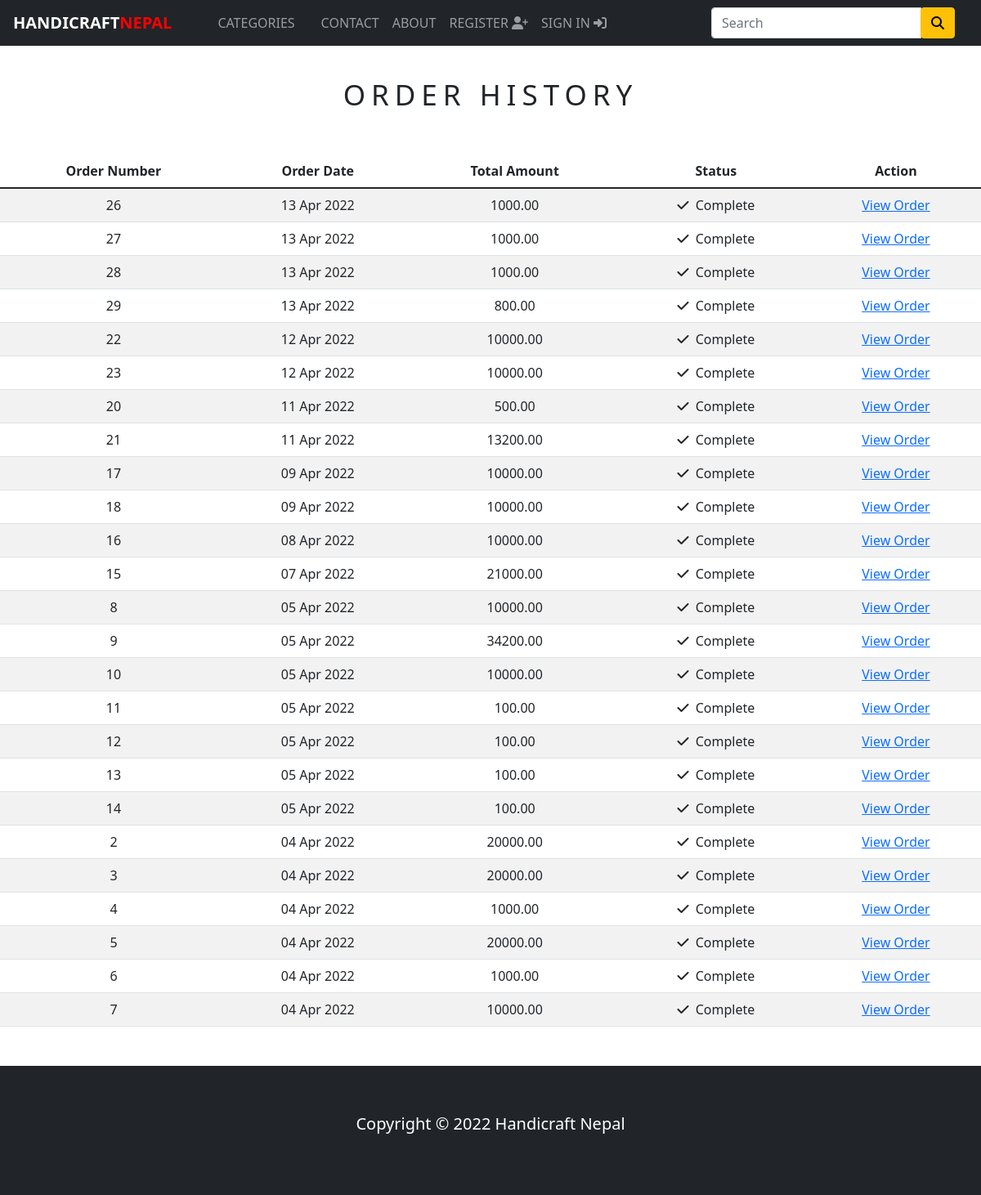
Before: /order_history/ (signed in) with the older database file.
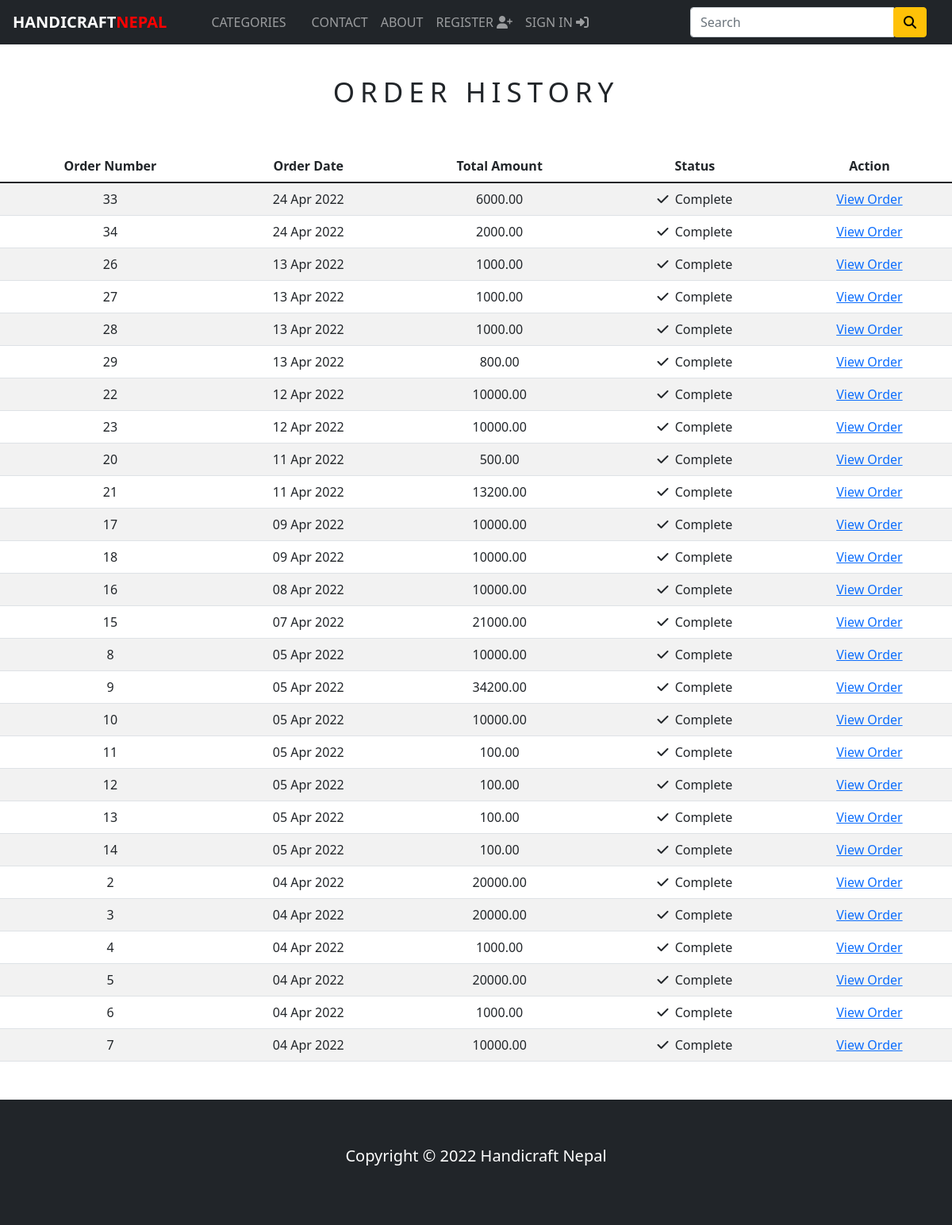
After: the same page with the newer database file.
### store/models.py (models this page shows, shortened)
class Order(models.Model):
    token=models.CharField(max_length=250,blank=True)
    total=models.DecimalField(max_digits=10,decimal_places=2,verbose_name='USD Order Total')
    emailAddress=models.EmailField(max_length=250,blank=True,verbose_name='Email Address')
    created=models.DateField(auto_now_add=True)
    billingName=models.CharField(max_length=250,blank=True)
    billingAddress1=models.CharField(max_length=250,blank=True)
    billingCity=models.CharField(max_length=250,blank=True)
    billingPostcode=models.CharField(max_length=250,blank=True)
    billingCountry=models.CharField(max_length=250,blank=True)
    shippingName=models.CharField(max_length=250,blank=True)
    shippingAddress1=models.CharField(max_length=250,blank=True)
    shippingCity=models.CharField(max_length=250,blank=True)
    shippingPostcode=models.CharField(max_length=250,blank=True)
    shippingCountry=models.CharField(max_length=250,blank=True)
    class Meta:
        db_table='Order'
        ordering=['-created']

### store/views.py (the view)
# urls.py: path('order_history/',views.orderHistory,name='order_history'),
@login_required(redirect_field_name='next', login_url='signin')
def orderHistory(request):
    if request.user.is_authenticated:
        email = str(request.user.email)
        order_details = Order.objects.filter(emailAddress=email)
    return render(request, 'orders_list.html', {'order_details': order_details})

### store/context_processors.py (called while the page is built)
def counter(request):
    item_count=0
    if 'admin' in request.path:
        return {}
    else:
        try:
            cart=Cart.objects.filter(cart_id=_cart_id(request))
            cart_items=CartItem.objects.all().filter(cart=cart[:1])
            for cart_item in cart_items:
                item_count += cart_item.quantity
        except Cart.DoesNotExist:
            item_count = 0
    return dict(item_count=item_count)

def menu_links(request):
    links = Category.objects.all()
    return dict(links=links)

### store/models.py (called while the page is built)
    def get_url(self):
        return reverse('products_by_category',args=[self.slug])

### store/views.py (called while the page is built)
def _cart_id(request):
    cart = request.session.session_key
    if not cart:
        cart = request.session.create()
    return cart

### store/templates/orders_list.html (shortened to what this page needs)
{%extends 'base.html'%}
{% load static %}
{%block content%}
<div class="text-center">
    <br>
    <h1 class="text-center product_title">
        Order History
    </h1>
    <br>
    {%if order_details%}
    <table class="table table-striped">
        <thead>
            <tr>
                <th>Order Number</th>
                <th>Order Date</th>
                <th>Total Amount</th>
                <th>Status</th>
                <th>Action</th>
            </tr>
        </thead>
        <tbody>
            {%for order in order_details%}
            <tr>
            <td>{{order.id}}</td>
            <td>{{order.created|date:"d M Y"}}</td>
            <td>{{order.total}}</td>
            <td><i class="fas fa-check"> </i>&nbsp; Complete</td>
            <td><a href="{%url 'order_detail' order.id%}">View Order</a></td>
        </tr>
            {%endfor%}
        </tbody>
    </table>
    {%else%}
    <p>You have not placed any order yet.</p>
    <a href="{%url 'home'%}">Continue shopping</a>
    {%endif%}
</div>
{%endblock%}

Changed rows visible on the page:
added Order: id "33", created "24 Apr 2022", total "6000.00"
added Order: id "34", created "24 Apr 2022", total "2000.00"
